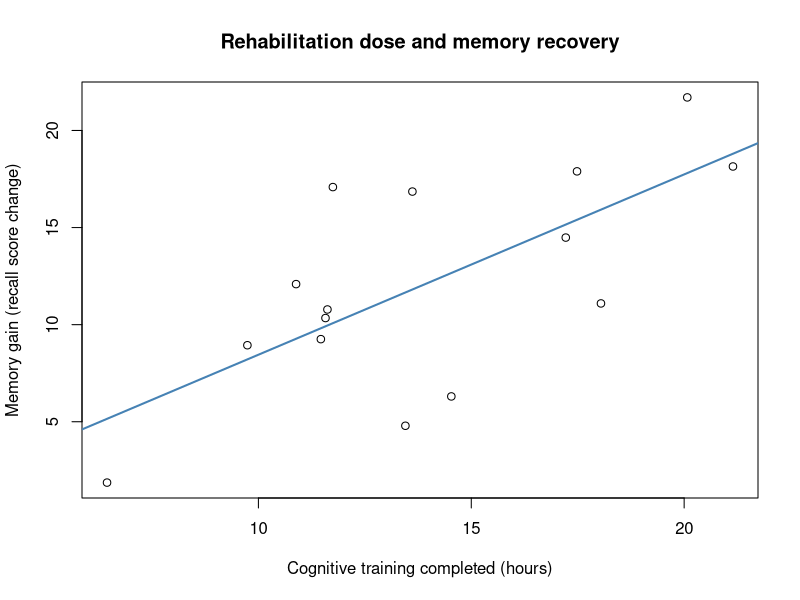
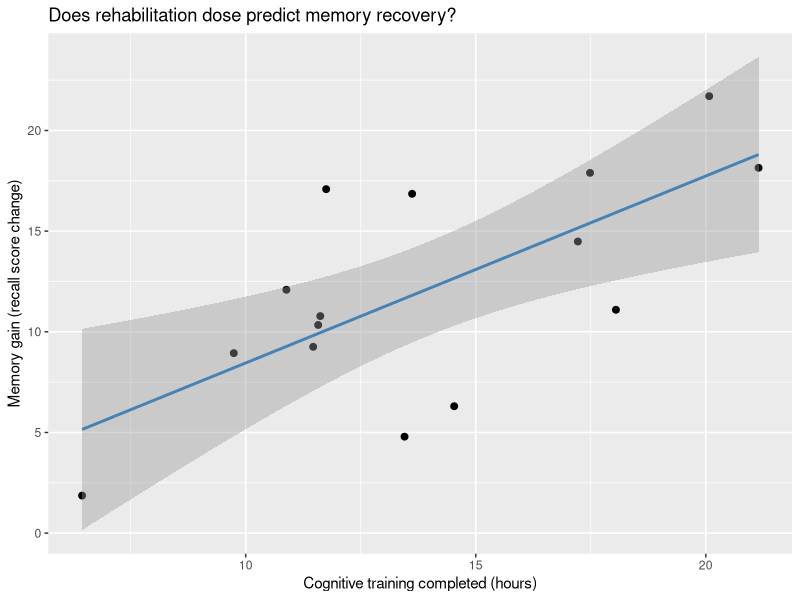
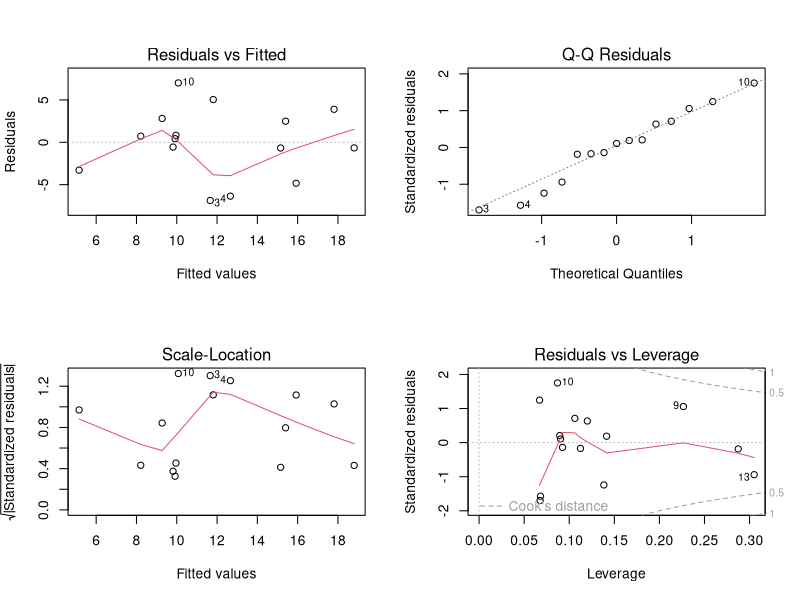

Write the R code that produced these figures, in order.
# 5 · Simple linear regression: cognitive rehabilitation and memory gain
# Statistics for brain and cognitive sciences (CN2) -- 2026/27
# student script
#
# GENERATED FROM sessions/05-slr-clinical-neuropsychology/index.qmd -- DO NOT EDIT THIS FILE.
# Edit the .qmd and re-render the website; this file is overwritten.

# 
# ---- [⬇ Download the R script](../../handouts/05-slr-clinical-neuropsychology/05-slr-clinical-neuropsychology.R){download="05-slr-clinical-neuropsychology.R"} ----
# 
# The script simulates its own data, so it needs nothing else: open it in
# RStudio and run it line by line.
# 
# ---- SLR Example: Cognitive Rehabilitation and Memory Gain ---------------------
# 
# **Context:**
# 
# Cognitive rehabilitation is a core intervention in clinical neuropsychology.
# Patients recovering from acquired brain injury (e.g. stroke, TBI) undergo
# structured cognitive training programmes aimed at restoring everyday function.
# 
# Here we ask: does the number of completed training hours predict the gain
# in episodic memory performance observed at the end of rehabilitation?
# Memory gain is operationalised as the change score on a standardised
# word-list recall test (post-treatment minus pre-treatment, in raw score points).
# A positive gain means improvement.
# 
# **You will see:**
# 
# 1. How to fit a simple linear regression in R
# 2. How to interpret the intercept and slope in a clinical context
# 3. How to reproduce every number in summary() and anova() manually
# 4. How to run the four standard diagnostic plots
# 
library(psych)
library(ggplot2)

rm(list = ls())

# 
# ---- Data generation -----------------------------------------------------------
# 
n        <- 15   # small rehabilitation cohort — easy to inspect
alpha_T  <- 2.0  # true intercept: expected gain with zero training hours (baseline drift)
beta_T   <- 0.8  # true slope: each extra training hour gains 0.8 recall points on average
sd_error <- 3.0  # individual variability around the true line
mu_x     <- 12   # mean training hours completed across patients
sigma_x  <- 4    # SD of training hours

set.seed(42)
trainingHours <- rnorm(n, mu_x, sigma_x)
memoryGain    <- alpha_T + beta_T * trainingHours + rnorm(n, 0, sd_error)

dataRehab <- data.frame(
  memoryGain    = memoryGain,    # outcome Y  (recall score change, points)
  trainingHours = trainingHours  # predictor X (hours of cognitive training completed)
)

# quick look
str(dataRehab)
head(dataRehab)
psych::describe(dataRehab)

# 
# ---- Visualise the data --------------------------------------------------------
# 
with(dataRehab, plot(trainingHours, memoryGain,
                     xlab = "Cognitive training completed (hours)",
                     ylab = "Memory gain (recall score change)",
                     main = "Rehabilitation dose and memory recovery"))
abline(lm(memoryGain ~ trainingHours, data = dataRehab), col = "steelblue", lwd = 2)

ggplot(dataRehab, aes(x = trainingHours, y = memoryGain)) +
  geom_point(size = 2) +
  geom_smooth(method = "lm", se = TRUE, colour = "steelblue") +
  labs(x = "Cognitive training completed (hours)",
       y = "Memory gain (recall score change)",
       title = "Does rehabilitation dose predict memory recovery?")

# 
# ---- Step 1: Fit the model -----------------------------------------------------
# 
# Fit the simple linear regression
lmRehab <- lm(memoryGain ~ trainingHours, data = dataRehab)
lmRehab

# Inspect the full output
summary(lmRehab)
anova(lmRehab)

# The estimated slope can be compared to the true value beta_T = 0.8 used to generate the data.

# 
# ---- Step 2: Manual slope and intercept ----------------------------------------
# 
means <- apply(dataRehab, 2, mean)
stdvs <- apply(dataRehab, 2, sd)
means
stdvs

# Pearson r
r <- with(dataRehab, cor(memoryGain, trainingHours))
r

# Slope from correlation: beta = r * (SD_y / SD_x)
hat_beta <- unname(r * (stdvs["memoryGain"] / stdvs["trainingHours"]))
hat_beta

# Intercept: alpha = mean_y - beta * mean_x
hat_alpha <- unname(means["memoryGain"] - hat_beta * means["trainingHours"])
hat_alpha

# Compare to lm()
coef(lmRehab)

# 
# ---- Step 3: Sums of squares and R-squared -------------------------------------
# 
fitted_vals   <- hat_alpha + hat_beta * dataRehab$trainingHours
residual_vals <- dataRehab$memoryGain - fitted_vals

SS_Tot <- unname((n - 1) * stdvs["memoryGain"]^2)       # total variability in Y
SS_Reg <- sum((fitted_vals - means["memoryGain"])^2)     # explained by training hours
SS_Res <- sum(residual_vals^2)                           # unexplained (residuals)
SS_Tot
SS_Reg
SS_Res

# check: SS_Tot == SS_Reg + SS_Res
dplyr::near(SS_Tot, SS_Reg + SS_Res)

# Compare to anova()
anova(lmRehab)

# R-squared: proportion of variance in memory gain explained by training dose
R_sq <- SS_Reg / SS_Tot
R_sq

# 
# ---- Step 4: F-statistic and p-value -------------------------------------------
# 
MS_Reg <- SS_Reg / 1          # df_model = 1 (one predictor)
MS_Res <- SS_Res / (n - 2)    # df_residual = n - 2
F_stat <- MS_Reg / MS_Res
MS_Reg
MS_Res
F_stat

# p-value from the F distribution
pf(F_stat, df1 = 1, df2 = n - 2, lower.tail = FALSE)

# 
# ---- Step 5: Diagnostics -------------------------------------------------------
# 
par(mfrow = c(2, 2))
plot(lmRehab)
dev.off()

# Check: normality of residuals (Q-Q plot), linearity (residuals vs fitted),
# homoscedasticity (scale-location), and influential cases (Cook's distance).
